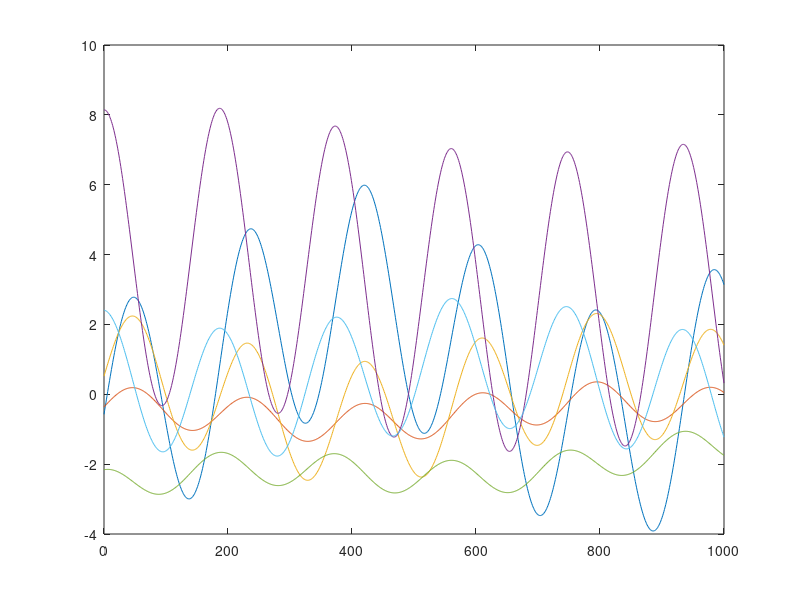
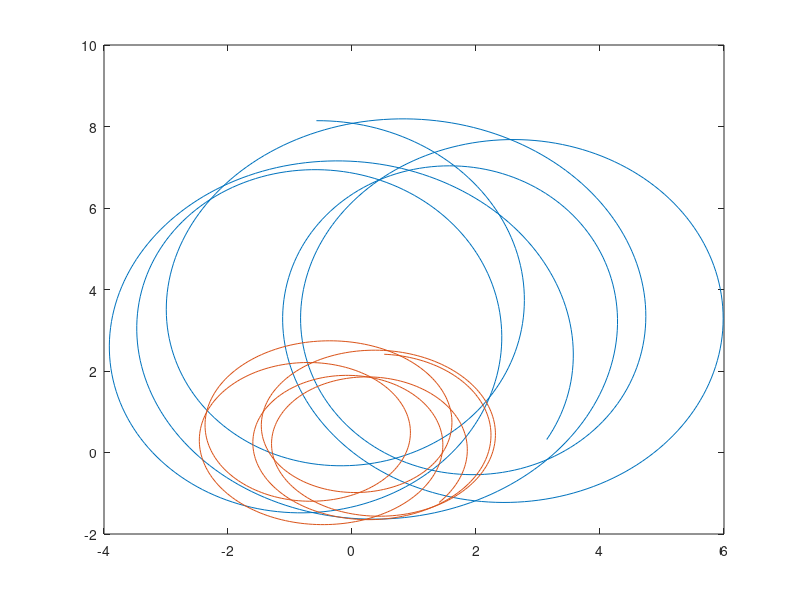
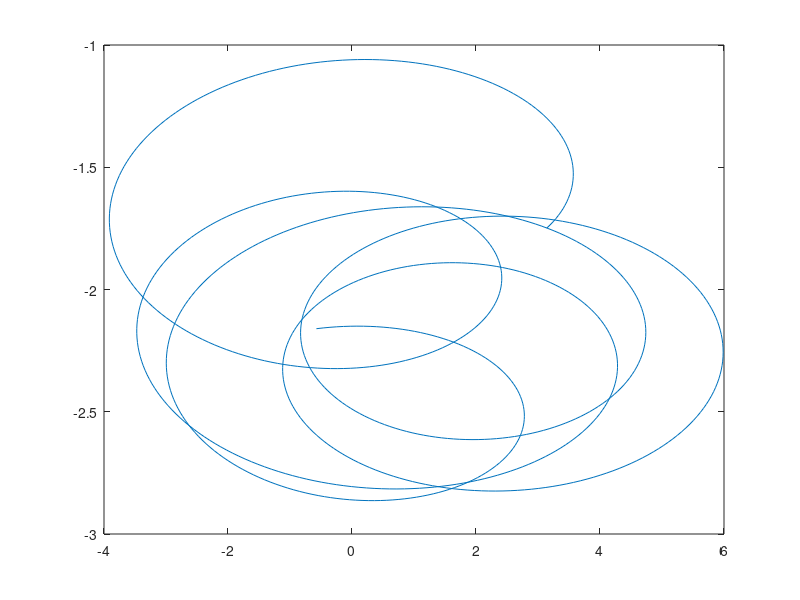
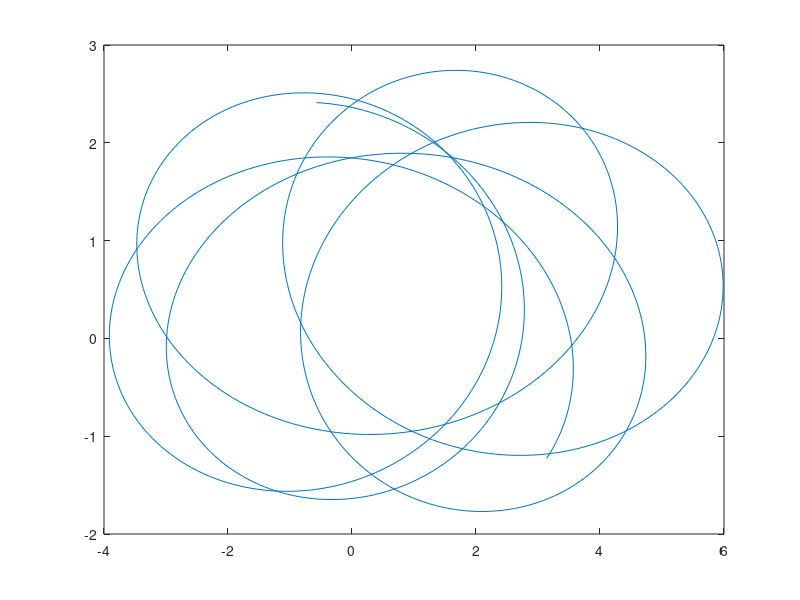

The MATLAB script that drew these images, in order:
#!/usr/bin/octave

A=[ 0  0  0 -20 -30 -5;
    0  0  0 -1  -3  -7;
    0  0  0 -4  -10 -20;
    20 30 35 0  0   0;
    3  3  3  0  0   0;
    7  8  20 0  0   0];

[autovectores,v]=eig(A);
# devuelve los autovectores de manera vertical, y los autovalores en matriz diagonal
#autovectores
autovalores = [];
k=1;
len1 = length(v);
len2 = length(v(1,:));
for i=1:len1
  for j=1:len2
    if i==j
      autovalores(k) = v(i,j);
      k++;
    end
  end
end

autovalores=autovalores';

# Valores Iniciales

lenu = length(autovectores);
lamb = [3,3,1,1,5,0.1];
iters=1000;

# Solucion Analitica

Xt=zeros(lenu,100);
k=1;
for t=0:1/iters:1
  x0=0;
  for i=1:lenu
    x0 = x0 + lamb(i)*exp(autovalores(i)*t)*autovectores(:,i);
  end
  Xt(:,k) = x0;
  k++;
end
figure(1)
plot(0:iters,Xt(1,:),0:iters,Xt(2,:),0:iters,Xt(3,:),0:iters,Xt(4,:),0:iters,Xt(5,:),0:iters,Xt(6,:));
hold on
figure(2)
plot(Xt(1,:),Xt(4,:));
hold on

figure(3)
plot(Xt(1,:),Xt(5,:));
hold on

figure(4)
plot(Xt(1,:),Xt(6,:));
hold on

figure(5)
plot(Xt(2,:),Xt(4,:));
hold on

figure(6)
plot(Xt(2,:),Xt(5,:));
hold on

figure(7)
plot(Xt(2,:),Xt(6,:));
hold on

figure(8)
plot(Xt(3,:),Xt(4,:));
hold on

figure(9)
plot(Xt(3,:),Xt(5,:));
hold on

figure(2)
plot(Xt(3,:),Xt(6,:));
hold on
